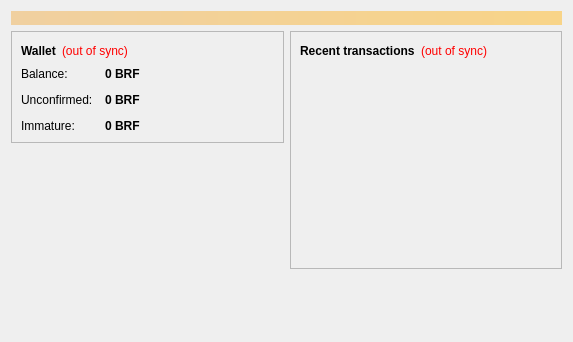
<?xml version="1.0" encoding="UTF-8"?>
<ui version="4.0">
 <class>OverviewPage</class>
 <widget class="QWidget" name="OverviewPage">
  <property name="geometry">
   <rect>
    <x>0</x>
    <y>0</y>
    <width>573</width>
    <height>342</height>
   </rect>
  </property>
  <property name="windowTitle">
   <string>Form</string>
  </property>
  <layout class="QVBoxLayout" name="topLayout">
   <item>
    <widget class="QLabel" name="labelAlerts">
     <property name="visible">
      <bool>false</bool>
     </property>
     <property name="styleSheet">
      <string notr="true">background-color: qlineargradient(x1: 0, y1: 0, x2: 1, y2: 0, stop:0 #F0D0A0, stop:1 #F8D488); color:#000000;</string>
     </property>
     <property name="wordWrap">
      <bool>true</bool>
     </property>
     <property name="margin">
      <number>3</number>
     </property>
    </widget>
   </item>
   <item>
    <layout class="QHBoxLayout" name="horizontalLayout" stretch="1,1">
     <item>
      <layout class="QVBoxLayout" name="verticalLayout_2">
       <item>
        <widget class="QFrame" name="frame">
         <property name="frameShape">
          <enum>QFrame::StyledPanel</enum>
         </property>
         <property name="frameShadow">
          <enum>QFrame::Raised</enum>
         </property>
         <layout class="QVBoxLayout" name="verticalLayout_4">
          <item>
           <layout class="QHBoxLayout" name="horizontalLayout_4">
            <item>
             <widget class="QLabel" name="label_5">
              <property name="font">
               <font>
                <weight>75</weight>
                <bold>true</bold>
               </font>
              </property>
              <property name="text">
               <string>Wallet</string>
              </property>
             </widget>
            </item>
            <item>
             <widget class="QLabel" name="labelWalletStatus">
              <property name="toolTip">
               <string>The displayed information may be out of date. Your wallet automatically synchronizes with the Barfcoin network after a connection is established, but this process has not completed yet.</string>
              </property>
              <property name="styleSheet">
               <string notr="true">QLabel { color: red; }</string>
              </property>
              <property name="text">
               <string notr="true">(out of sync)</string>
              </property>
              <property name="alignment">
               <set>Qt::AlignLeading|Qt::AlignLeft|Qt::AlignVCenter</set>
              </property>
             </widget>
            </item>
            <item>
             <spacer name="horizontalSpacer_2">
              <property name="orientation">
               <enum>Qt::Horizontal</enum>
              </property>
              <property name="sizeHint" stdset="0">
               <size>
                <width>40</width>
                <height>20</height>
               </size>
              </property>
             </spacer>
            </item>
           </layout>
          </item>
          <item>
           <layout class="QFormLayout" name="formLayout_2">
            <property name="fieldGrowthPolicy">
             <enum>QFormLayout::AllNonFixedFieldsGrow</enum>
            </property>
            <property name="horizontalSpacing">
             <number>12</number>
            </property>
            <property name="verticalSpacing">
             <number>12</number>
            </property>
            <item row="0" column="0">
             <widget class="QLabel" name="label">
              <property name="text">
               <string>Balance:</string>
              </property>
             </widget>
            </item>
            <item row="0" column="1">
             <widget class="QLabel" name="labelBalance">
              <property name="font">
               <font>
                <weight>75</weight>
                <bold>true</bold>
               </font>
              </property>
              <property name="cursor">
               <cursorShape>IBeamCursor</cursorShape>
              </property>
              <property name="toolTip">
               <string>Your current balance</string>
              </property>
              <property name="text">
               <string notr="true">0 BRF</string>
              </property>
              <property name="textInteractionFlags">
               <set>Qt::LinksAccessibleByMouse|Qt::TextSelectableByKeyboard|Qt::TextSelectableByMouse</set>
              </property>
             </widget>
            </item>
            <item row="1" column="0">
             <widget class="QLabel" name="label_3">
              <property name="text">
               <string>Unconfirmed:</string>
              </property>
             </widget>
            </item>
            <item row="1" column="1">
             <widget class="QLabel" name="labelUnconfirmed">
              <property name="font">
               <font>
                <weight>75</weight>
                <bold>true</bold>
               </font>
              </property>
              <property name="cursor">
               <cursorShape>IBeamCursor</cursorShape>
              </property>
              <property name="toolTip">
               <string>Total of transactions that have yet to be confirmed, and do not yet count toward the current balance</string>
              </property>
              <property name="text">
               <string notr="true">0 BRF</string>
              </property>
              <property name="textInteractionFlags">
               <set>Qt::LinksAccessibleByMouse|Qt::TextSelectableByKeyboard|Qt::TextSelectableByMouse</set>
              </property>
             </widget>
            </item>
            <item row="2" column="0">
             <widget class="QLabel" name="labelImmatureText">
              <property name="text">
               <string>Immature:</string>
              </property>
             </widget>
            </item>
            <item row="2" column="1">
             <widget class="QLabel" name="labelImmature">
              <property name="font">
               <font>
                <weight>75</weight>
                <bold>true</bold>
               </font>
              </property>
              <property name="toolTip">
               <string>Mined balance that has not yet matured</string>
              </property>
              <property name="text">
               <string notr="true">0 BRF</string>
              </property>
              <property name="textInteractionFlags">
               <set>Qt::LinksAccessibleByMouse|Qt::TextSelectableByKeyboard|Qt::TextSelectableByMouse</set>
              </property>
             </widget>
            </item>
           </layout>
          </item>
         </layout>
        </widget>
       </item>
       <item>
        <spacer name="verticalSpacer">
         <property name="orientation">
          <enum>Qt::Vertical</enum>
         </property>
         <property name="sizeHint" stdset="0">
          <size>
           <width>20</width>
           <height>40</height>
          </size>
         </property>
        </spacer>
       </item>
      </layout>
     </item>
     <item>
      <layout class="QVBoxLayout" name="verticalLayout_3">
       <item>
        <widget class="QFrame" name="frame_2">
         <property name="frameShape">
          <enum>QFrame::StyledPanel</enum>
         </property>
         <property name="frameShadow">
          <enum>QFrame::Raised</enum>
         </property>
         <layout class="QVBoxLayout" name="verticalLayout">
          <item>
           <layout class="QHBoxLayout" name="horizontalLayout_2">
            <item>
             <widget class="QLabel" name="label_4">
              <property name="text">
               <string>&lt;b&gt;Recent transactions&lt;/b&gt;</string>
              </property>
             </widget>
            </item>
            <item>
             <widget class="QLabel" name="labelTransactionsStatus">
              <property name="toolTip">
               <string>The displayed information may be out of date. Your wallet automatically synchronizes with the Barfcoin network after a connection is established, but this process has not completed yet.</string>
              </property>
              <property name="styleSheet">
               <string notr="true">QLabel { color: red; }</string>
              </property>
              <property name="text">
               <string notr="true">(out of sync)</string>
              </property>
              <property name="alignment">
               <set>Qt::AlignRight|Qt::AlignTrailing|Qt::AlignVCenter</set>
              </property>
             </widget>
            </item>
            <item>
             <spacer name="horizontalSpacer">
              <property name="orientation">
               <enum>Qt::Horizontal</enum>
              </property>
              <property name="sizeHint" stdset="0">
               <size>
                <width>40</width>
                <height>20</height>
               </size>
              </property>
             </spacer>
            </item>
           </layout>
          </item>
          <item>
           <widget class="QListView" name="listTransactions">
            <property name="styleSheet">
             <string notr="true">QListView { background: transparent; }</string>
            </property>
            <property name="frameShape">
             <enum>QFrame::NoFrame</enum>
            </property>
            <property name="verticalScrollBarPolicy">
             <enum>Qt::ScrollBarAlwaysOff</enum>
            </property>
            <property name="horizontalScrollBarPolicy">
             <enum>Qt::ScrollBarAlwaysOff</enum>
            </property>
            <property name="selectionMode">
             <enum>QAbstractItemView::NoSelection</enum>
            </property>
           </widget>
          </item>
         </layout>
        </widget>
       </item>
       <item>
        <spacer name="verticalSpacer_2">
         <property name="orientation">
          <enum>Qt::Vertical</enum>
         </property>
         <property name="sizeHint" stdset="0">
          <size>
           <width>20</width>
           <height>40</height>
          </size>
         </property>
        </spacer>
       </item>
      </layout>
     </item>
    </layout>
   </item>
  </layout>
 </widget>
 <resources/>
 <connections/>
</ui>
